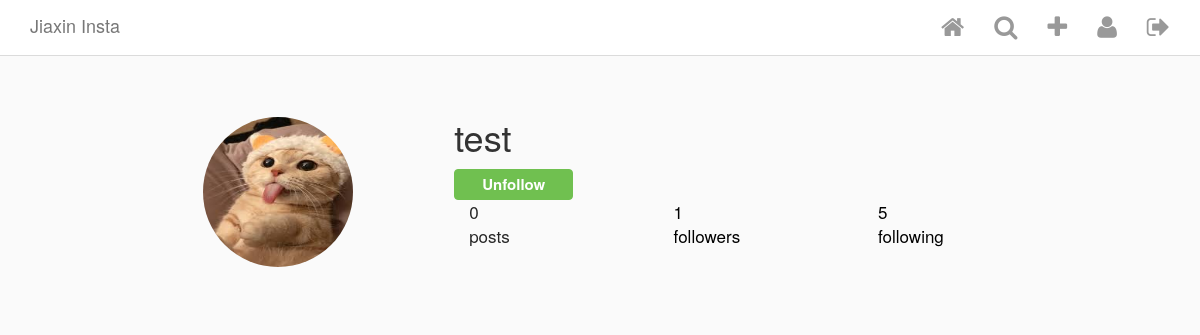
The app's page /user/2 (signed in), older data.
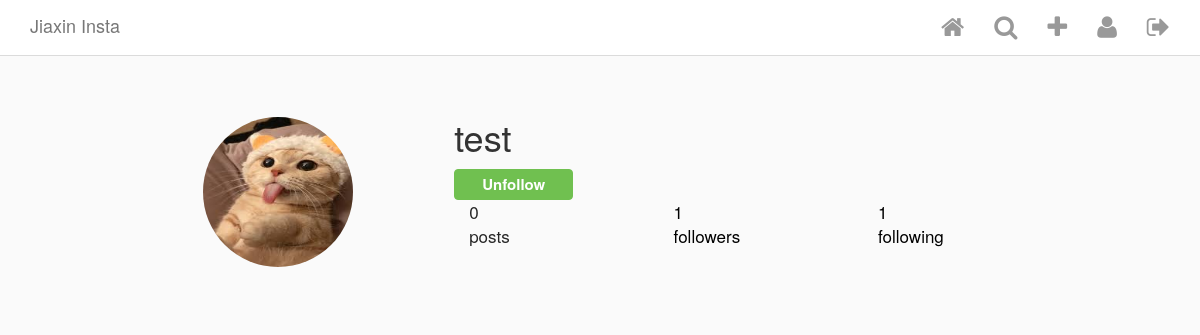
The same page, newer data.
### Insta/models.py (models this page shows, shortened)
class  InstaUser(AbstractUser):
    profile_pic = ProcessedImageField(
        upload_to='static/images/profiles',
        format='JPEG',
        options={'quality':100},
        blank=True,
        null=True
    )
    def get_connections(self):
        connections = UserConnection.objects.filter(creator=self)
        return connections
    def get_followers(self):
        followers = UserConnection.objects.filter(following=self)
        return followers

### Insta/views.py (the view)
# urls.py: path('user/<int:pk>', UserDetailView.as_view(), name='user_detail'),
class UserDetailView(LoginRequiredMixin,DetailView):
    model = InstaUser
    template_name = 'user_detail.html'
    login_url = 'login'

### Insta/templatetags/custom_tags.py (called while the page is built)
@register.simple_tag
def is_following(current_user, background_user):
    return background_user.get_followers().filter(creator=current_user).exists()

### templates/user_detail.html (shortened to what this page needs)
{% extends 'base.html' %}
{% load custom_tags %}
{% block content %}
<div class="profile">
    <div class="profile__head">
        <div class="row">
            <div class="col-xs-4 left">
                {% if object.profile_pic %}
                    <img class="picture-circle" src="/{{ object.profile_pic }}">
                {% endif %}
            </div>
            <div class="col-xs-8 right">
                <div class="name-button">
                    <h1 class="username">{{ object.username }}</h1>
                    {% if user == object %}
                        <a class="edit-desktop" href="{% url 'edit_profile' object.pk %}" >
                            <button class="edit-profile">Edit Profile</button>
                        </a>
                    {% else %}
                        {% is_following user object as following %}
                        <div class="follow-toggle__container">
                            <button class="btn btn-primary {% if not following %}follow-user{% else %}unfollow-user{% endif %}" id="{{ object.pk }}">
                                {% if following %}
                                    Unfollow
                                {% else %}
                                    Follow
                                {% endif %}
                            </button>
                        </div>
                    {% endif %}
                </div>
                    <ul class="stats">
                        <div class="col-xs-4"><li class="status__count"><span>{{ object.my_posts.count }}</span><br>posts</li></div>
                        <div class="col-xs-4"><a href="/" style="text-decoration: none;color: black;"><li class="status__count"><span class="follower_count" id="follower_id">{{ object.get_followers.count }}</span><br>followers</li></a></div>
                        <div class="col-xs-4"><a href="/" style="text-decoration: none;color: black;"><li class="status__count"><span>{{ object.get_connections.count }}</span><br>following</li></a></div>
                    </ul>
            </div>
        </div>
    </div>
    </div>
</div>
{% endblock content %}

Row changes from the older to the newer data that the page shows:
changed InstaUser "test": get_connections.count "5" → "1"
